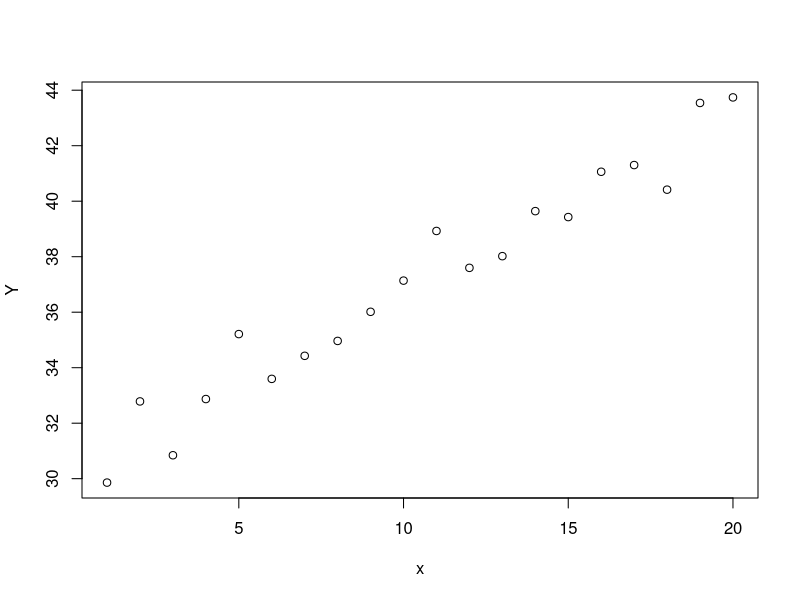
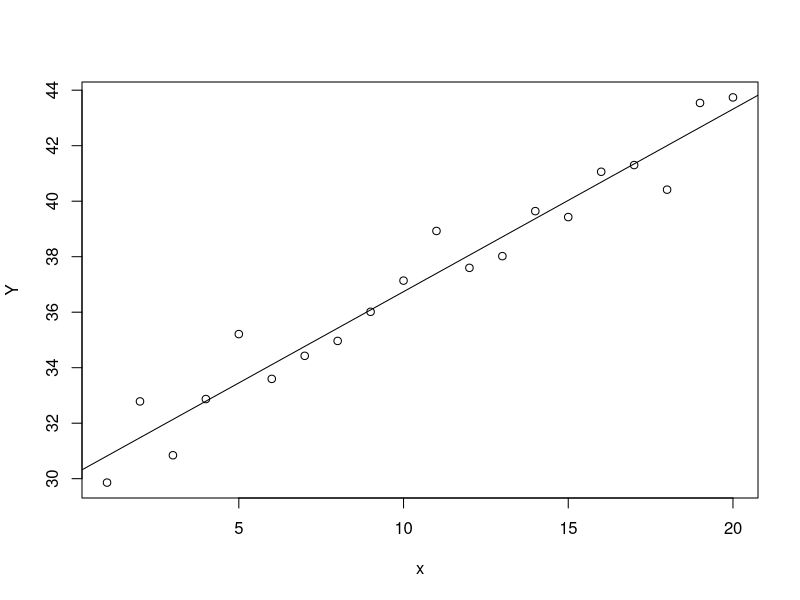
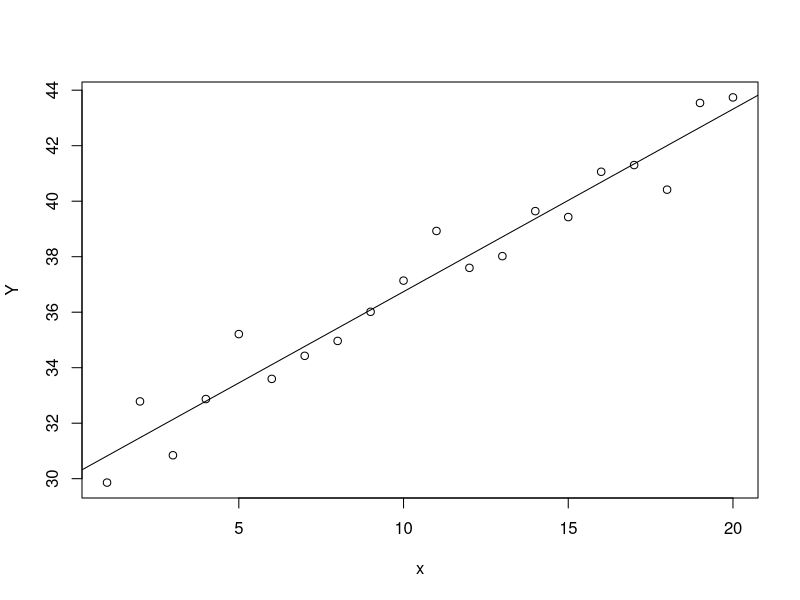
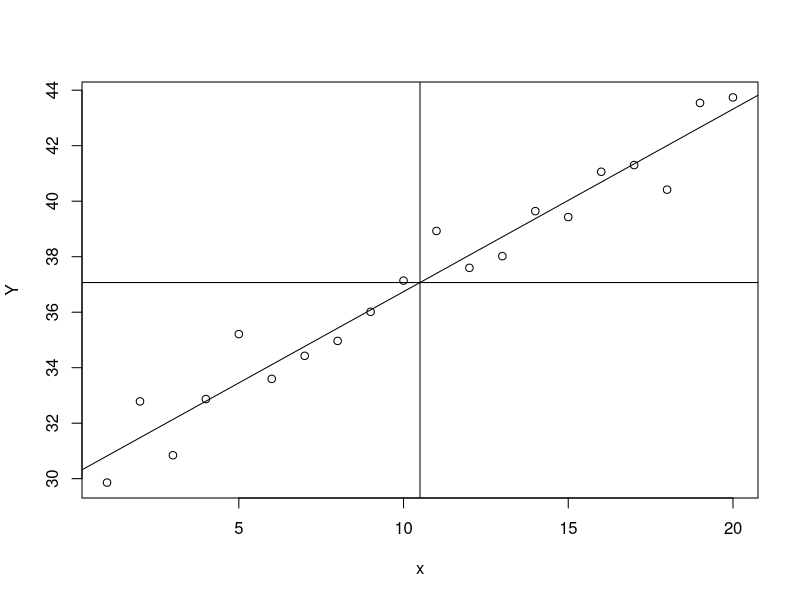
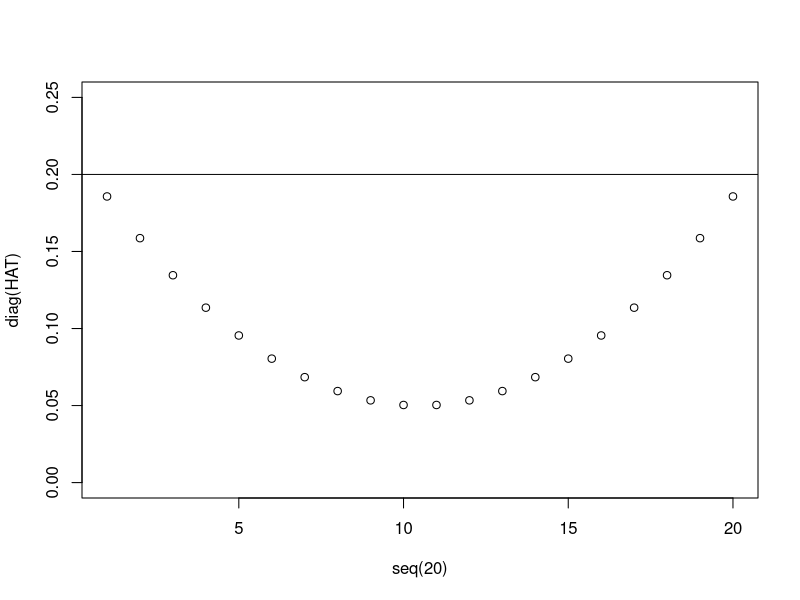
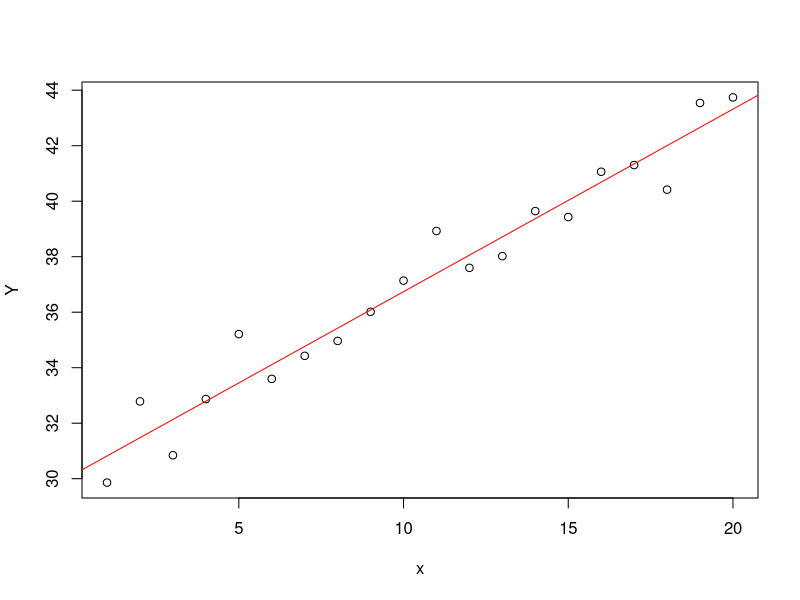
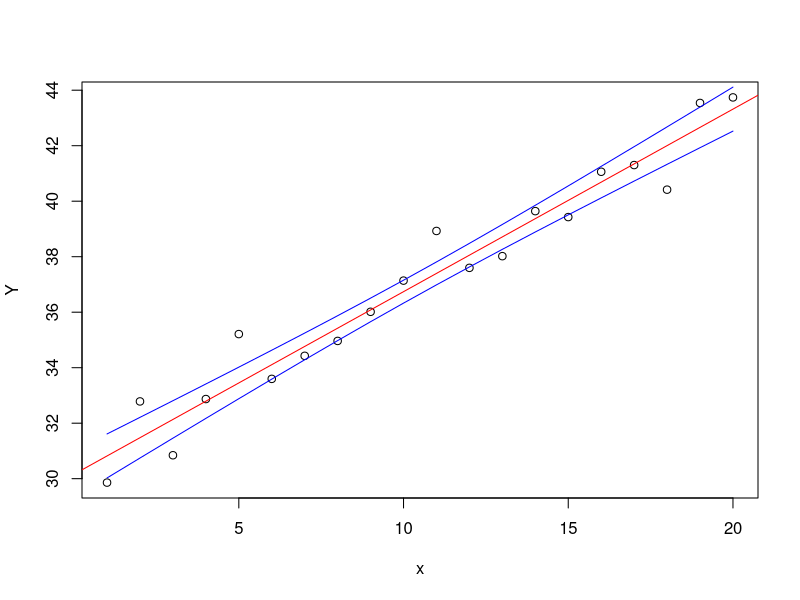
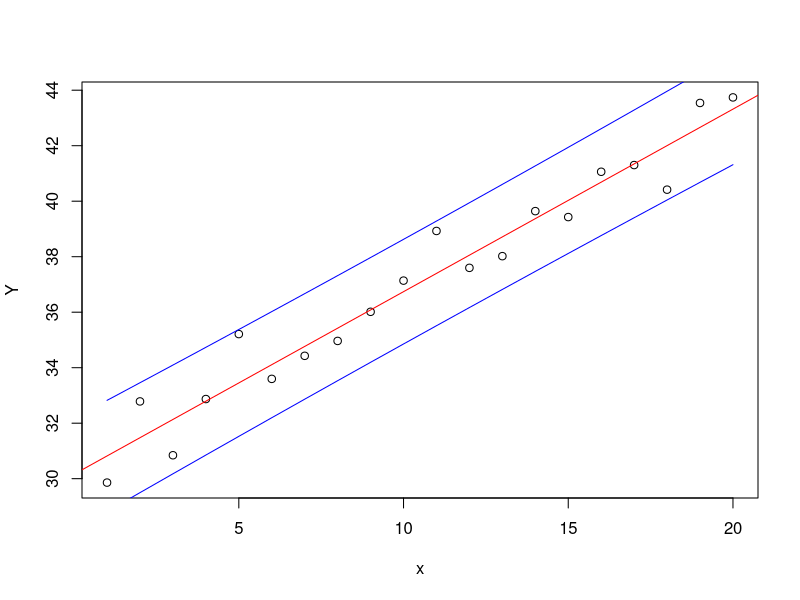

Write R code to recreate these figures, in order. (Note: this script raises an error after producing the figures.)
#pongo semilla aleatoria para que esa generacion de la normal haga lo mismo para todos.
x=seq(1,20)
set.seed(5)
n=length(x)
Y= 30+0.7*x+rnorm(n,0,1)
plot(x,Y)
modelo=lm(Y~x)
modelo
sigma(modelo) #estimador de la raiz cuadrada de la varianza residual
#Vamos a intentar reproducir resultados
#construir matriz del modelo

model.matrix(modelo)

###Ajustar el modelo matricialmente
X=cbind(1,x)
X
dim(X)

#estimador maximo verosimil del beta
b=solve(t(X)%*%X)%*%t(X)%*%Y
b

plot(x,Y);abline(modelo)
plot(x,Y);abline(b)

dim(X)
dim(Y)

#vector proyectado en el plano
PX= X%*%solve(t(X)%*%X)%*%t(X)
    
PX%*%Y #proyeccion en el plano

I=diag(n)
(I-PX)%*%Y #PROYECCION ORTOCOMPLEMENTARIA

cbind(Y,(I-PX)%*%Y+PX%*%Y) #vuelvo al vector de donde comence 
#la suma da el y


(I-PX)%*%Y
resid(modelo)
cbind((I-PX)%*%Y,resid(modelo))
#son los mismos

#calculamos suma de residuos al cuadrado
t((I-PX)%*%Y)%*%((I-PX)%*%Y)
#esto se puede simplificar

t(Y)%*%(I-PX)%*%Y
#suma de los cuadraros de los residuos

#sigma:
t(Y)%*%(I-PX)%*%Y/sum(diag(I-PX))
sum(diag(I-PX))#traza de (I-PX)

sigma(modelo)^2
#dan lo mismo perfecto



####################3
mibeta=modelo$coefficients
mibeta
micov=vcov(modelo)
micov


plot(x,Y);abline(b);abline(h=mean(Y),v=mean(x))
#la recta de regresion para por el punto donde se juntan las medias

#errores estandares
EEbeta=sqrt(diag(micov))

cbind(mibeta,EEbeta)

miT=mibeta/EEbeta
miT#valor del estadistico t para la prueba de hipotesis de que bo b1 son ceros

pvalue=(1-pt(miT,sum(diag(I-PX))))*2
pvalue

cbind(mibeta,EEbeta,miT,pvalue)

miSummary=summary(modelo)
miSummary$coefficients
#son lomismo!!!!!  

#######queremos predecir un valor particular
predict(modelo,newdata=data.frame(x=5.5))

####################################
#23/09/2020

vcov(modelo)

solve(t(X)%*%X)*(sigma(modelo)^2)
#poner X mayuscula, da la matriz de los beta

HAT= X%*%solve(t(X)%*%X)%*%t(X)
HAT

HAT%*%Y

covHat=HAT*sigma(modelo)^2 #covarianza de valores esperados
covHat

dim(covHat)
#leverage cada uno de los elementos diagonales de esta matriz
#p es el numero de columnas de x

#si el leverage es mayor que lo siguiente es un leverage grande
sum(diag(HAT))*2/n# esto es 
#da 0,2

plot(seq(20),diag(HAT), ylim =c(0,0.25))
abline(h=0.2)
#vemos que ningun leverage supera esa linea
#por lo tanto no debemos preocuparnos por leverage

plot(x,Y);abline(b, col="red")
#construir intervalo de confianza para cada valor distinto de x
#para cada valor de x dos puntitos que limitan el intervalo de confianza para x
#como se construye, el intervalo de confianza de la media de y para un valor de x
#calcular el error estandar de y y multiplcarlo por el valor correspondiente.
# y esa varianza sale de covHat
#es la matriz de varianza y covarianza de los y sombrero
#los elementos diagonales son las varianzas de los valores esperados

diag(covHat)
#estas son las varianzas de y sombero

sqrt(diag(covHat))
#sigmas
YHAT=HAT%*%Y

LI=YHAT-2*sqrt(diag(covHat))
LS=YHAT+2*sqrt(diag(covHat))

#AHORA PLOTEO Y AGREGO LOS LIMITES
plot(x,Y);abline(b, col="red")
points(x,LI,type="l", col="blue")
points(x,LS,type="l", col="blue")
#salen graficados los limites de confianza

#si queremos intervalos de prediccion
# a esa varianza, le sumamos sigma cuadrado
LIP=YHAT-2*sqrt(diag(covHat)+sigma(modelo)^2)
LSP=YHAT+2*sqrt(diag(covHat)+sigma(modelo)^2)

plot(x,Y);abline(b, col="red")
points(x,LIP,type="l", col="blue")
points(x,LSP,type="l", col="blue")

#PLOTEA TODO JUNTO
plot(x,Y);abline(b, col="red")
points(x,LI,type="l", col="blue")
points(x,LS,type="l", col="blue")
points(x,LIP,type="l", col="brown")
points(x,LSP,type="l", col="brown")

#no contienen a los puntos, en esa region esta la verdadera media
#la verdadera media esta con un 95% de confianza en ese rango (azul)
#bandas de prediccion son para los datos no para la media, la de confianza es para la media

#confianza asociada a prediccion
confianza=0.99
c=qt(1-(1-confianza)/2,n-p)
LI=YHat-c*sqrt(diag(covYHat))
LS=YHat+c*sqrt(diag(covYHat))

LIp=YHat-c*sqrt(diag(covYHat)+sigma(modelo)^2)
LSp=YHat+c*sqrt(diag(covYHat)+sigma(modelo)^2)

plot(x,Y);abline(b,col="red")
points(x,LI,type="l",col="blue")
points(x,LS,type="l",col="blue")
points(x,LIp,type="l",col="brown")
points(x,LSp,type="l",col="brown")

